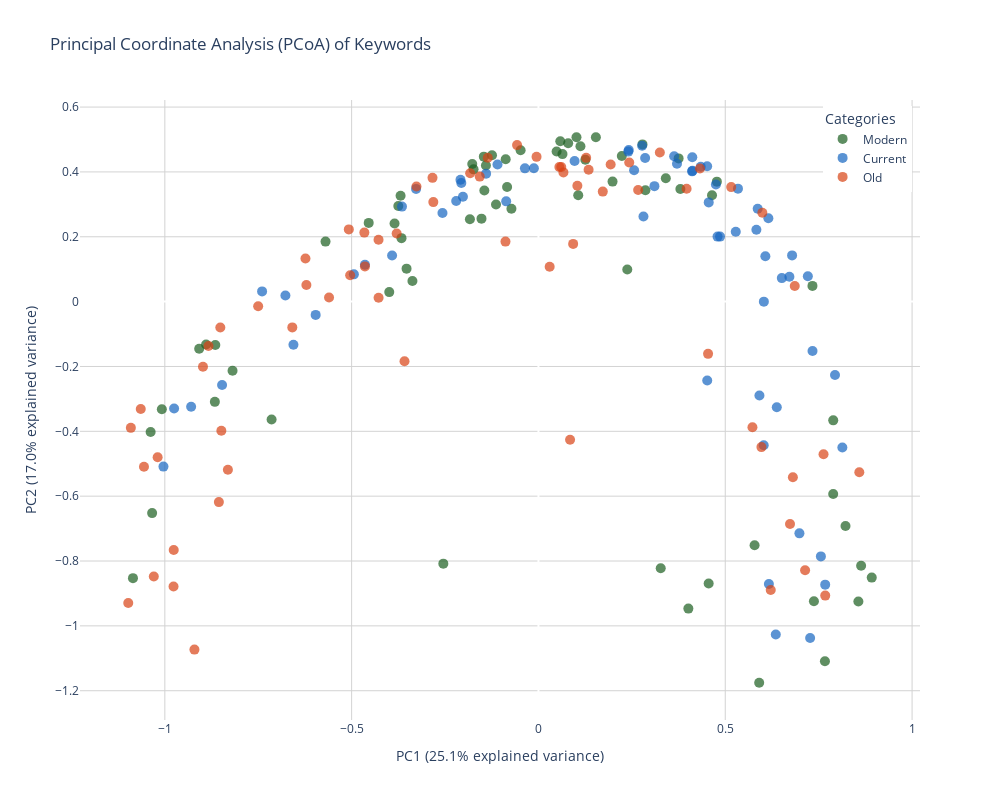

Notebook source saved alongside this figure:
### Code cell
import pandas as pd
import numpy as np
from sklearn.preprocessing import StandardScaler
from sklearn.metrics.pairwise import euclidean_distances
from scipy.linalg import eigh
import plotly.graph_objects as go

# Reference the existing data loading and processing
# Lines 3014-3015 for loading the data
# Lines 3900-3941 for the keyword demand metrics

# Prepare the data matrix for PCoA
features = ['demand_score', 'supply_saturation', 'avg_daily_views', 
           'weighted_engagement', 'demand_consistency']
X = keyword_demand[features].values
X_scaled = StandardScaler().fit_transform(X)

# Calculate distance matrix
dist_matrix = euclidean_distances(X_scaled)

# Center the distance matrix
n = dist_matrix.shape[0]
H = np.eye(n) - np.ones((n, n)) / n
B = -0.5 * H.dot(dist_matrix).dot(H)

# Compute eigenvalues and eigenvectors
eigenvals, eigenvecs = eigh(B)

# Sort by eigenvalues in descending order
idx = eigenvals.argsort()[::-1]
eigenvals = eigenvals[idx]
eigenvecs = eigenvecs[:, idx]

# Calculate explained variance ratio
explained_var_ratio = eigenvals / eigenvals.sum()

# Get the first two principal coordinates
pc1 = eigenvecs[:, 0] * np.sqrt(eigenvals[0])
pc2 = eigenvecs[:, 1] * np.sqrt(eigenvals[1])

# Create PCoA plot
fig = go.Figure()

# Add scatter plots for each category
for category in colors.keys():
    mask = keyword_demand.index.get_level_values(0) == category
    
    fig.add_trace(go.Scatter(
        x=pc1[mask],
        y=pc2[mask],
        mode='markers',  # Removed 'text' from mode
        name=category,
        marker=dict(
            color=colors[category],
            size=10,
            opacity=0.7
        ),
        hovertemplate=(
            "Keyword: %{customdata[2]}<br>" +
            "Demand Score: %{customdata[0]:.1f}<br>" +
            "Supply Saturation: %{customdata[1]:.1f}"
        ),
        customdata=np.column_stack((
            keyword_demand[mask]['demand_score'],
            keyword_demand[mask]['supply_saturation'],
            keyword_demand.index.get_level_values(1)[mask]
        ))
    ))

# Update layout
fig.update_layout(
    title="Principal Coordinate Analysis (PCoA) of Keywords",
    xaxis_title=f"PC1 ({explained_var_ratio[0]*100:.1f}% explained variance)",
    yaxis_title=f"PC2 ({explained_var_ratio[1]*100:.1f}% explained variance)",
    height=800,
    width=1000,
    showlegend=True,
    legend=dict(
        title="Categories",
        yanchor="top",
        y=0.99,
        xanchor="right",
        x=0.99
    ),
    plot_bgcolor='white'
)

# Update axes
fig.update_xaxes(showgrid=True, gridwidth=1, gridcolor='LightGray', zeroline=True)
fig.update_yaxes(showgrid=True, gridwidth=1, gridcolor='LightGray', zeroline=True)

fig.show()

# Print explained variance information
print("\nExplained Variance by Principal Coordinates:")
print(f"PC1: {explained_var_ratio[0]*100:.1f}%")
print(f"PC2: {explained_var_ratio[1]*100:.1f}%")
print(f"Total: {(explained_var_ratio[0] + explained_var_ratio[1])*100:.1f}%")

### Figure 1 — Plotly figure (JSON) as saved in the notebook; plotly's stock layout.template omitted (floating-point values rounded to 4 significant figures; data arrays with more than 128 entries replaced by an {"elided": "..."} marker saying what was removed)
{"data": [{"customdata": {"elided": "66x3 mixed values"}, "hovertemplate": "Keyword: %{customdata[2]}<br>Demand Score: %{customdata[0]:.1f}<br>Supply Saturation: %{customdata[1]:.1f}", "marker": {"color": "#1B5E20", "opacity": 0.7, "size": 10}, "mode": "markers", "name": "Modern", "type": "scatter", "x": [-0.1406, -0.4543, 0.04862, -0.04774, 0.5784, 0.3409, -0.5699, -0.8895, -0.3665, -0.1737, 0.3751, -0.8187, -0.1835, 0.3273, 0.1983, -1.038, 0.8563, 0.06428, 0.7373, 0.4012, -0.7143, 0.1255, 0.1017, 0.07954, 0.2784, 0.1124, 0.8636, -0.1243, -0.08391, 0.4775, 0.7334, 0.7888, 0.8921, -1.034, -0.08765, -0.3851, -0.1136, 0.3798, 0.2231, 0.5908, 0.2377, -0.07232, 0.05847, -0.1524, 0.8218, -0.2546, -0.369, -1.008, 0.4646, 0.789, -0.3994, 0.2863, -1.085, -0.1463, -0.353, 0.4555, 0.7667, 0.1537, -0.9081, -0.1448, -0.3751, -0.1772, -0.8661, -0.3373, -0.8649, 0.1065], "y": [0.42, 0.2428, 0.463, 0.4669, -0.7514, 0.3803, 0.1851, -0.1324, 0.1957, 0.4078, 0.4417, -0.2131, 0.2543, -0.8222, 0.3702, -0.4021, -0.925, 0.4549, -0.9242, -0.9468, -0.3637, 0.4376, 0.5068, 0.4884, 0.4849, 0.4794, -0.8147, 0.4512, 0.3533, 0.37, 0.04848, -0.5934, -0.8512, -0.6522, 0.4389, 0.2409, 0.2993, 0.3476, 0.4493, -1.175, 0.09886, 0.2865, 0.4947, 0.2559, -0.692, -0.8081, 0.3266, -0.3317, 0.3283, -0.3662, 0.0293, 0.3433, -0.8528, 0.4471, 0.1017, -0.8691, -1.109, 0.5069, -0.1453, 0.3429, 0.295, 0.4245, -0.3091, 0.0635, -0.1336, 0.3282]}, {"customdata": {"elided": "66x3 mixed values"}, "hovertemplate": "Keyword: %{customdata[2]}<br>Demand Score: %{customdata[0]:.1f}<br>Supply Saturation: %{customdata[1]:.1f}", "marker": {"color": "#1565C0", "opacity": 0.7, "size": 10}, "mode": "markers", "name": "Current", "type": "scatter", "x": [-0.1402, 0.4517, -0.2202, -0.2021, -0.9752, 0.721, 0.534, 0.4515, -0.08635, -0.3918, -0.494, 0.6985, 0.281, 0.6379, 0.2406, -0.3276, -1.004, -0.6557, -0.2064, -0.03621, 0.7559, 0.256, 0.6514, 0.7937, 0.2775, 0.6352, 0.4117, 0.7336, 0.6153, 0.6168, 0.4123, -0.1096, 0.6073, 0.6717, -0.01231, 0.5915, 0.2855, 0.2417, -0.9296, 0.7675, -0.8468, -0.4644, 0.3104, 0.6029, 0.4111, 0.6033, 0.3632, 0.4558, -0.2569, 0.4343, 0.7272, 0.8134, -0.6773, 0.09669, -0.3653, 0.4793, -0.5963, 0.475, -0.7397, 0.5281, 0.5833, 0.6788, 0.3708, 0.5868, -0.2087, 0.486], "y": [0.3946, -0.2432, 0.3104, 0.3232, -0.3297, 0.07813, 0.3484, 0.4172, 0.3092, 0.142, 0.08414, -0.7147, 0.2623, -0.3256, 0.4626, 0.3477, -0.5088, -0.133, 0.3657, 0.411, -0.7857, 0.4053, 0.07247, -0.2266, 0.4809, -1.027, 0.4453, -0.1523, 0.2574, -0.871, 0.4032, 0.4227, 0.1397, 0.07668, 0.4112, -0.2893, 0.4428, 0.4674, -0.3242, -0.8729, -0.2572, 0.1139, 0.3562, -0.4432, 0.4017, -0.0001203, 0.4485, 0.306, 0.2735, 0.4157, -1.037, -0.45, 0.01882, 0.4337, 0.293, 0.2005, -0.04097, 0.3612, 0.03151, 0.2153, 0.2216, 0.1425, 0.4253, 0.2863, 0.3757, 0.2005]}, {"customdata": {"elided": "66x3 mixed values"}, "hovertemplate": "Keyword: %{customdata[2]}<br>Demand Score: %{customdata[0]:.1f}<br>Supply Saturation: %{customdata[1]:.1f}", "marker": {"color": "#D84315", "opacity": 0.7, "size": 10}, "mode": "markers", "name": "Old", "type": "scatter", "x": [0.6217, 0.5728, 0.3249, -0.504, 0.1342, 0.5159, -1.056, -0.08826, -0.8832, -0.8553, 0.08462, 0.7676, 0.06102, -0.5605, 0.243, -0.8979, -0.466, -0.1827, -0.9762, 0.1722, -0.6236, 0.8588, -0.9767, -1.098, 0.05594, -1.029, 0.1932, 0.454, -0.6211, -0.2814, 0.6733, 0.09287, -0.8312, -0.1357, -0.6588, -0.5075, -0.7502, -0.005094, -0.3265, -1.019, -0.3795, 0.763, 0.06684, 0.1277, -0.9207, -0.4644, 0.03001, 0.7136, 0.681, 0.4324, -0.2836, -0.8487, 0.3965, 0.5968, -0.4279, -0.3585, -0.05724, -1.091, -0.428, 0.686, 0.5993, 0.2669, -0.8515, -1.064, -0.1572, 0.1042], "y": [-0.8891, -0.3872, 0.4598, 0.08135, 0.4067, 0.3532, -0.5092, 0.185, -0.1368, -0.6184, -0.4261, -0.9066, 0.4151, 0.01263, 0.4288, -0.2011, 0.2128, 0.3961, -0.7659, 0.3393, 0.1329, -0.5264, -0.8787, -0.9294, 0.415, -0.848, 0.4231, -0.1611, 0.05129, 0.3069, -0.6858, 0.178, -0.5183, 0.4439, -0.07955, 0.2227, -0.01407, 0.4465, 0.3548, -0.4798, 0.2099, -0.4709, 0.3986, 0.4433, -1.073, 0.1087, 0.1077, -0.8285, -0.5418, 0.4106, 0.3817, -0.3984, 0.3482, -0.4487, 0.01188, -0.1839, 0.4827, -0.3893, 0.1908, 0.04837, 0.2743, 0.3443, -0.07989, -0.3313, 0.3855, 0.3574]}], "layout": {"height": 800, "legend": {"title": {"text": "Categories"}, "x": 0.99, "xanchor": "right", "y": 0.99, "yanchor": "top"}, "plot_bgcolor": "white", "showlegend": true, "title": {"text": "Principal Coordinate Analysis (PCoA) of Keywords"}, "width": 1000, "xaxis": {"autorange": true, "gridcolor": "LightGray", "gridwidth": 1, "range": [-1.227, 1.021], "showgrid": true, "title": {"text": "PC1 (25.1% explained variance)"}, "type": "linear", "zeroline": true}, "yaxis": {"autorange": true, "gridcolor": "LightGray", "gridwidth": 1, "range": [-1.29, 0.6218], "showgrid": true, "title": {"text": "PC2 (17.0% explained variance)"}, "type": "linear", "zeroline": true}}}
